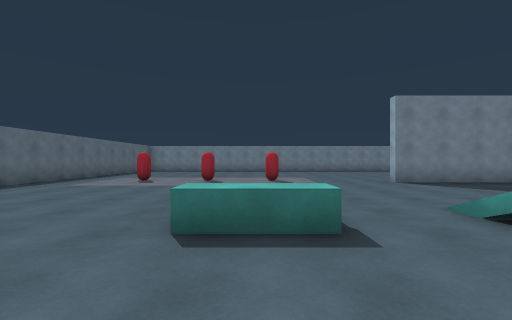
View 1 (above)

16 first-person views from a walk through a scene from a Unity 3-D project. The camera is 1.3 m above the floor, looks level and sees 90° across. The floor is counted in squares, 2 m on a side. Each view is taken from the middle of a square. On the plan, view 1 faces up. The plan holds only what a view shows up to about 9 squares ahead; the rest is blank. The player is left out.

View 2
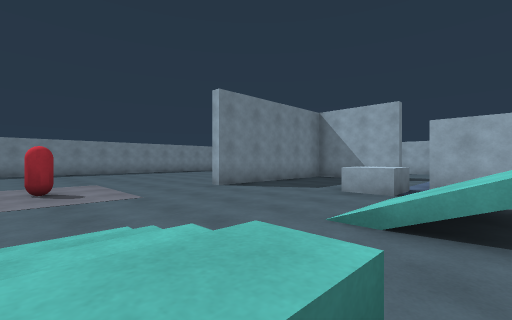

View 3
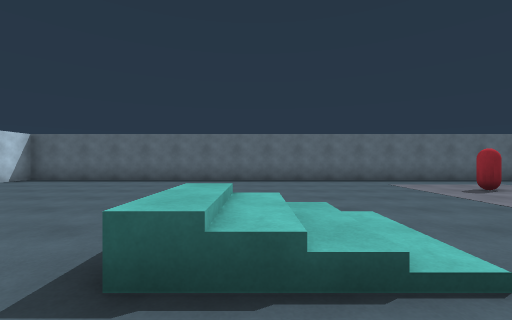

View 4
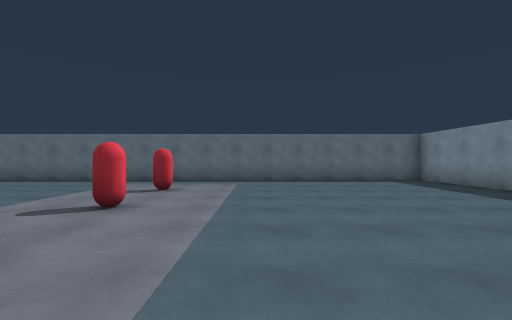

View 5
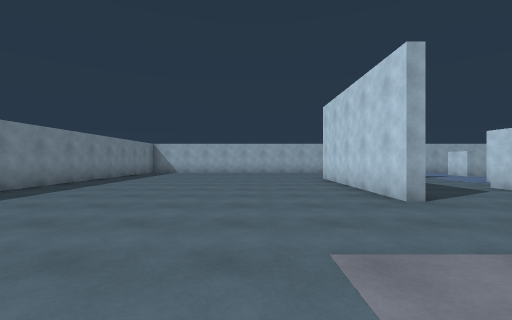

View 6
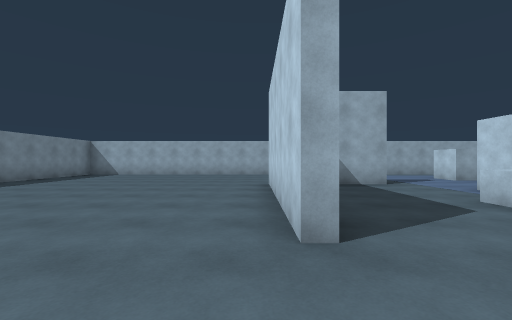

View 7
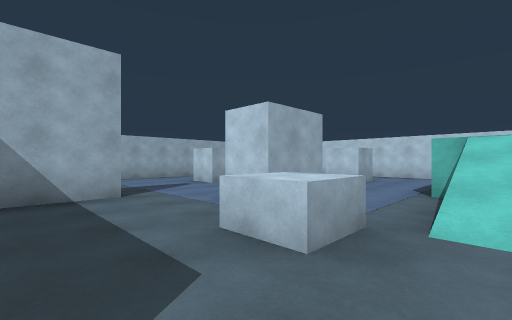

View 8
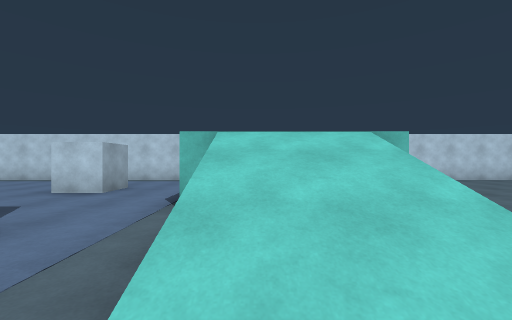

View 9
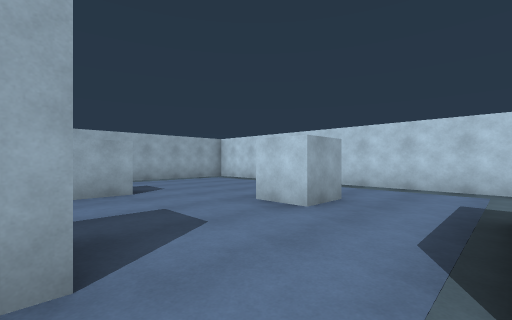

View 10
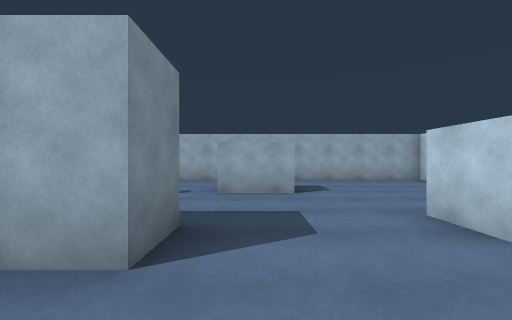

View 11
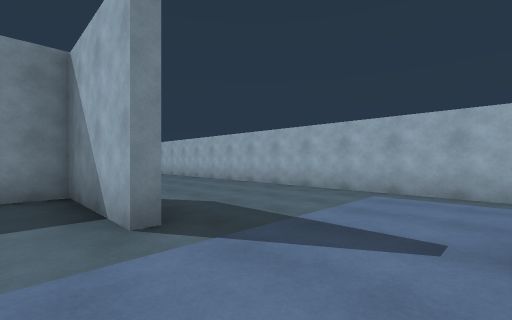

View 12
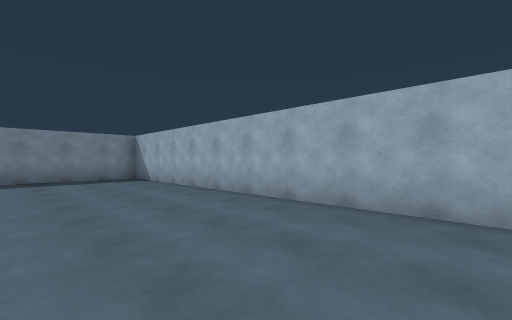

View 13
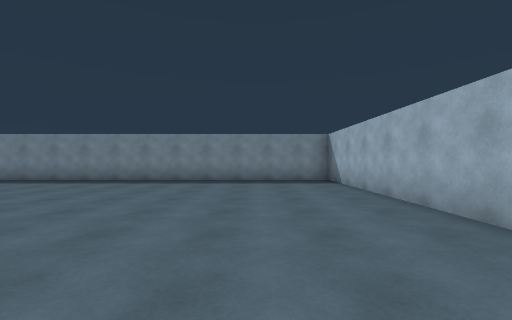

View 14
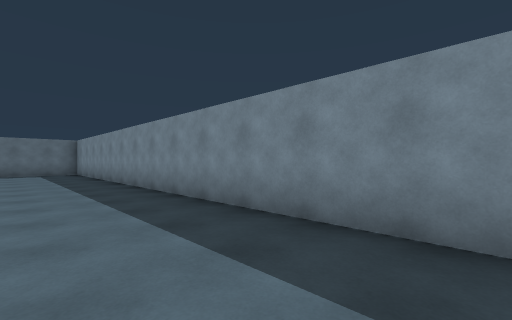

View 15
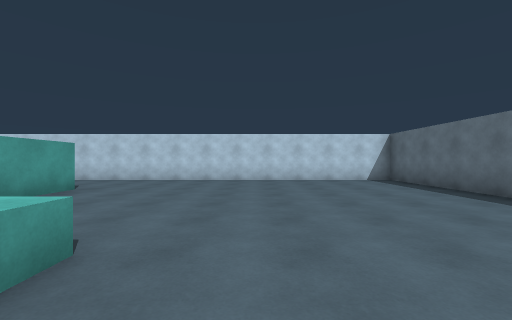

View 16
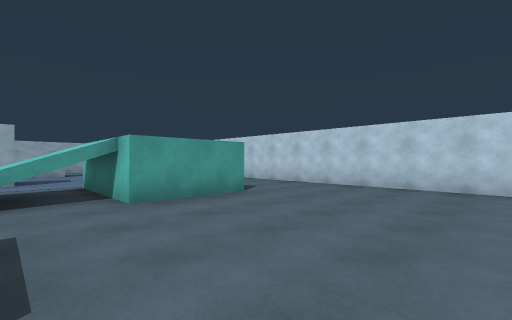

### Floor plan
Key: @ floor where view 1 was taken; # wall or solid block; . main floor; : floor 2 m higher than the main floor; / step, stairs or slope; O other object.
Columns run from 7 left of view 1 to 14 right of it. Each row starts with its distance up from view 1.
 16 ######################
 15 #....................#
 14 #....................#
 13 #....................#
 12 #....................#
 11 #....................#
 10 #....................#
  9 #....................#
  8 #...O.O.O............#
  7 #...........#####....#
  6 #...............#....#
  5 #...............#....#
  4 #......//...OO.......#
  3 #......//.//..#......#
  2 #.........//..#......#
  1 #.........//......#  #
  0 #......@.#  :........#
 -1 #.........  :.OO.....#
 -2 #.......... ..OO.....#
 -3 #.......... .........#
 -4 #............... ....#
 -5 ################  ####

Where each view was taken, in squares from view 1:
view 1: 0 up, 0 right, facing up
view 2: 2 up, 0 right, facing up-right
view 3: 3 up, 2 right, facing left
view 4: 10 up, 2 right, facing left
view 5: 10 up, 0 right, facing right
view 6: 8 up, 2 right, facing right
view 7: 6 up, 4 right, facing down-right
view 8: 4 up, 4 right, facing down
view 9: 2 up, 5 right, facing down-right
view 10: 1 up, 5 right, facing right
view 11: 2 up, 8 right, facing up-right
view 12: 6 up, 10 right, facing up-right
view 13: 7 up, 11 right, facing up
view 14: 13 up, 7 right, facing up-left
view 15: 4 up, 2 left, facing down
view 16: 2 up, 2 left, facing down-right
